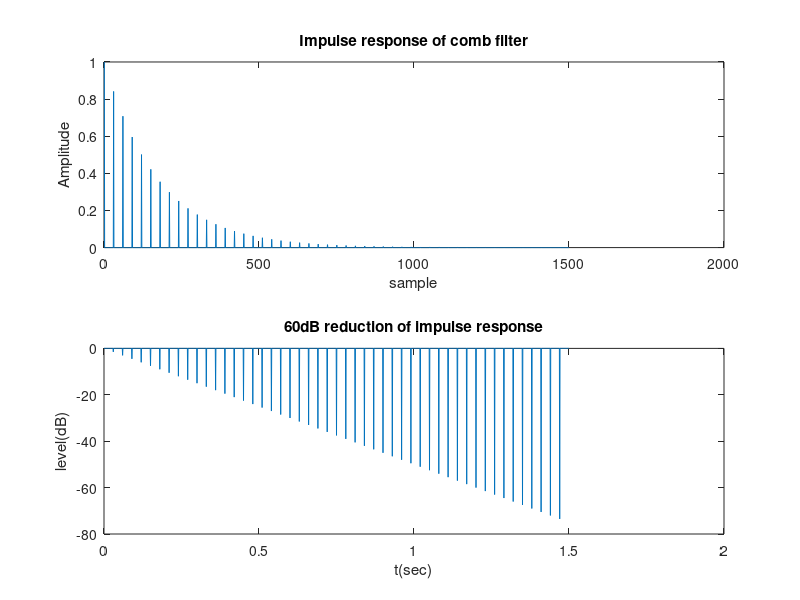

Write the MATLAB code that produced this figure.
clear all;close all;clc;

%% Impulse response of comb filter
%make impulse
fs=1000;
x=zeros(1,fs*1.5); 
x(1)=1;
%gain and delay for reverberation time
mdelay=30;
T_60=1.2;
g= 10^((-3)*mdelay/(T_60*fs));

%implementation of comb filter(IIR filter)
buf=zeros(1,mdelay);
for n=1:length(x)
    y(n)=buf(mdelay)*g+x(n);%A=(y(n-mdelay)*g)
    buf=[y(n) buf(1:mdelay-1)];
end

%% confirmation of db attenuation during reveberation time
t= 0:1/fs:1.5;
db=zeros(1,length(t));
for n=1:mdelay:length(y)
db(n)=20*log10(abs(y(n)));
end


%% Result plot
subplot(2,1,1);
plot(y)
title('Impulse response of comb filter');
xlabel('sample');ylabel('Amplitude');

subplot(2,1,2);
plot(t,db);
title('60dB reduction of impulse response')
xlabel('t(sec)');
ylabel('level(dB)');